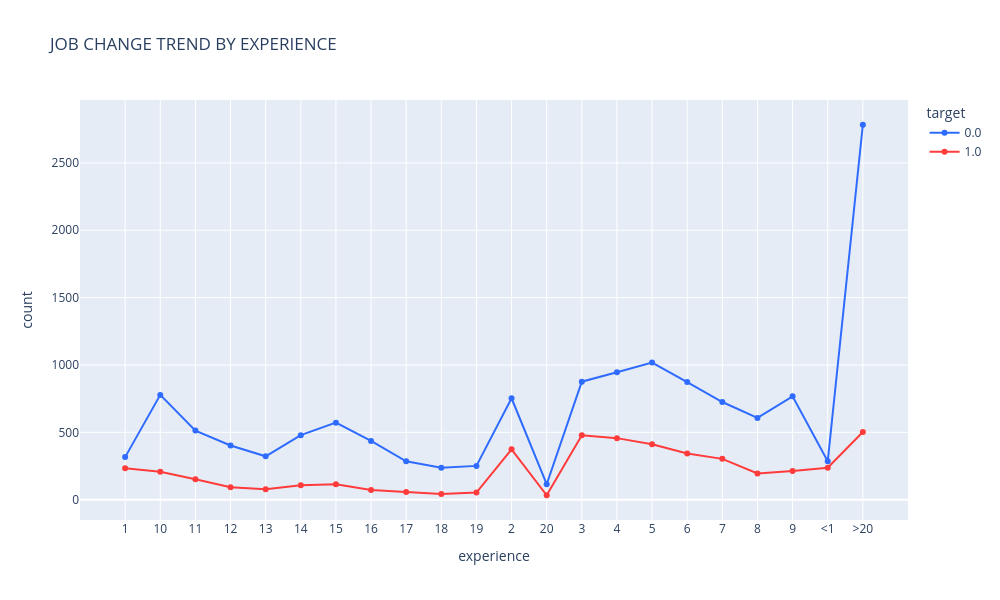

Write notebook code for a chart like this one.
### Markdown cell above
## 4.5 LINE CHART (EXPERIENCE VS JOB CHANGE COUNT)

### Code cell
data = df.groupby(['experience','target']).size().reset_index(name='count')

fig = px.line(data,x='experience',y='count',color='target',markers=True, title="JOB CHANGE TREND BY EXPERIENCE",
              color_discrete_sequence=['#2F6BFF','#FF3B3B'])

fig.update_layout(width=1000, height=600)

fig.show()

### Figure 1 — Plotly figure (JSON) as saved in the notebook; plotly's stock layout.template omitted (floating-point values rounded to 4 significant figures)
{"data": [{"hovertemplate": "target=0.0<br>experience=%{x}<br>count=%{y}<extra></extra>", "legendgroup": "0.0", "line": {"color": "#2F6BFF", "dash": "solid"}, "marker": {"symbol": "circle"}, "mode": "lines+markers", "name": "0.0", "orientation": "v", "showlegend": true, "type": "scatter", "x": ["1", "10", "11", "12", "13", "14", "15", "16", "17", "18", "19", "2", "20", "3", "4", "5", "6", "7", "8", "9", "<1", ">20"], "xaxis": "x", "y": [316, 778, 513, 402, 322, 479, 572, 436, 285, 237, 251, 753, 115, 876, 946, 1018, 873, 725, 607, 767, 285, 2783], "yaxis": "y"}, {"hovertemplate": "target=1.0<br>experience=%{x}<br>count=%{y}<extra></extra>", "legendgroup": "1.0", "line": {"color": "#FF3B3B", "dash": "solid"}, "marker": {"symbol": "circle"}, "mode": "lines+markers", "name": "1.0", "orientation": "v", "showlegend": true, "type": "scatter", "x": ["1", "10", "11", "12", "13", "14", "15", "16", "17", "18", "19", "2", "20", "3", "4", "5", "6", "7", "8", "9", "<1", ">20"], "xaxis": "x", "y": [233, 207, 151, 92, 77, 107, 114, 72, 57, 43, 53, 374, 33, 478, 457, 412, 343, 303, 195, 213, 237, 503], "yaxis": "y"}], "layout": {"height": 600, "legend": {"title": {"text": "target"}, "tracegroupgap": 0}, "title": {"text": "JOB CHANGE TREND BY EXPERIENCE"}, "width": 1000, "xaxis": {"anchor": "y", "domain": [0, 1], "title": {"text": "experience"}}, "yaxis": {"anchor": "x", "domain": [0, 1], "title": {"text": "count"}}}}
